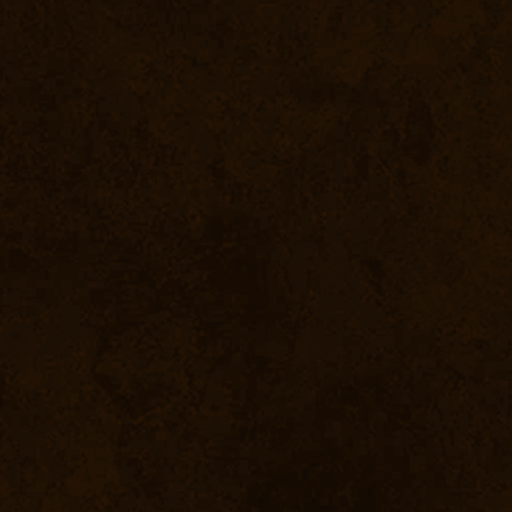
#> input picture art/drawn/chart/backdrop.png, 1024 x 1024 px, given in place of openmap.jpg, which was not available (shown at 1/2 size)
$ python lint.py
#> lines starting #> are read from the running program, lines starting #| are printed output that depends on the picture; after the words box and inside, x2 and y2 are one past the last pixel; in counts of white or black regions, pixels touching at a corner belong together
### tools/icon/build.py
"""OpenMap's icon, from art/icon/openmap.jpg, as the game reads it (128x128, 32-bit, uncompressed TGA):
- OpenMap/Media/Textures/OpenMapIcon.tga: the whole square picture (the AddOns list, the map's menu)
- OpenMap/Media/Textures/OpenMapIconRound.tga: cut to the compass's ring, round, the rest clear
  (the minimap button, the map window's round portrait)
usage: python -P -E tools/icon/build.py   (Pillow needs -E here, not -I)"""
from pathlib import Path

from PIL import Image, ImageDraw

ROOT = Path(__file__).resolve().parents[2]
SRC = ROOT / "art" / "icon" / "openmap.jpg"
OUT = ROOT / "OpenMap" / "Media" / "Textures"
SIZE = 128
# the ring's outer edge in the 1024 px picture: centred on the needle's hub, 355 px out (openmap.world crops its round icon the same)
RING_X, RING_Y, RING_R = 512, 514, 355

src = Image.open(SRC).convert("RGB")
src.resize((SIZE, SIZE), Image.LANCZOS).convert("RGBA").save(OUT / "OpenMapIcon.tga", compression=None)
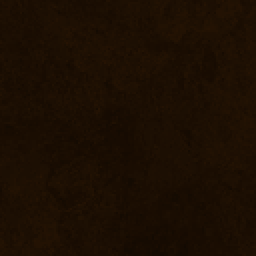
#> saved as OpenMapIcon.tga: PIL image 128x128 RGBA (shown 2 times larger); mean R, G, B, A 27.7, 14.4, 2.6, 255

ring = src.crop((RING_X - RING_R, RING_Y - RING_R, RING_X + RING_R, RING_Y + RING_R))
ring = ring.resize((SIZE, SIZE), Image.LANCZOS).convert("RGBA")
#> ring: PIL image 128x128 RGBA
mask = Image.new("L", (SIZE * 4, SIZE * 4), 0)   # drawn large and shrunk, for a smooth edge
#> mask: PIL image 512x512 L; every value is 0
ImageDraw.Draw(mask).ellipse((0, 0, SIZE * 4 - 1, SIZE * 4 - 1), fill=255)
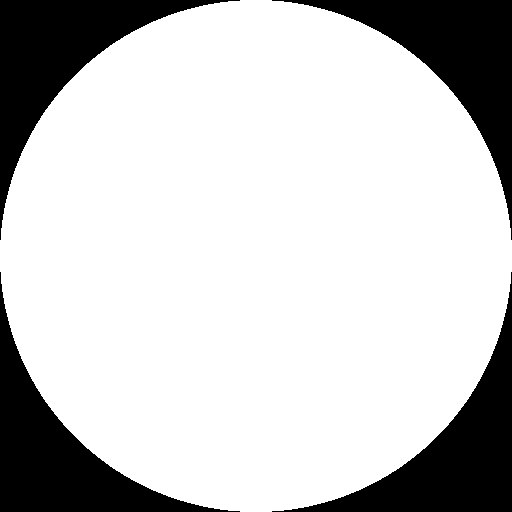
#> mask: PIL image 512x512 L; 78.5% white; 4 black regions, box (x1, y1, x2, y2) and area: (0, 0, 240, 240) 14089, (272, 0, 512, 240) 14089, (0, 272, 240, 512) 14089, (272, 272, 512, 512) 14089
ring.putalpha(mask.resize((SIZE, SIZE), Image.LANCZOS))
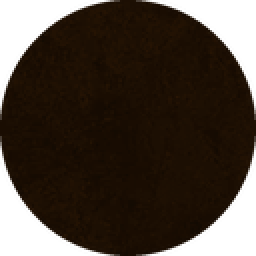
#> ring: PIL image 128x128 RGBA (shown 2 times larger); mean R, G, B, A 27.3, 14.2, 2.5, 200.2; transparent parts drawn white
ring.save(OUT / "OpenMapIconRound.tga", compression=None)
print("wrote OpenMapIcon.tga, OpenMapIconRound.tga")

### tools/offline-test/lint.py
"""Static checks the offline run can't do: a local function called before the
line that defines it (and with no forward `local name` above the call), and a
file-level local (a table, a value) used above the line that declares it.

The stub answers any unknown global with a callable placeholder, so in the
offline run such a call silently "works"; in game the name is a nil global and
the call errors (e.g. a module's OnEnable failing at login).

    python tools/offline-test/lint.py        (exit code 1 when anything is found)
"""
import glob
import os
import re
import sys

ROOT = os.path.join(os.path.dirname(os.path.abspath(__file__)), "..", "..", "OpenMap")

NAME = r"[A-Za-z_][A-Za-z0-9_]*"


# [96 lines left out: functions strip, check, check_values, check_escapes, check_truncation, not called in this run]


# Blizzard's API functions the addon calls by bare name. A call to any other capitalised
# name must be defined in its file: one that isn't (a function deleted or never written)
# is a nil global in game, which the offline stub hides. Using a new API: add it here.
WOW_API = {
    "CreateFrame", "CreateFromMixins", "CreateVector2D", "Clamp", "HideUIPanel", "ShowUIPanel",
    "LibStub", "GetTime", "GetCursorPosition", "InCombatLockdown", "IsControlKeyDown", "IsShiftKeyDown", "IsAltKeyDown",
    "GameTooltip_Hide", "SetOverrideBindingClick", "ClearOverrideBindings",
    "StaticPopup_Show", "StaticPopup_Hide", "UnitClass", "UnitExists", "UnitIsUnit", "UnitFactionGroup", "UnitOnTaxi",
    "IsInGroup", "IsInRaid", "GetNumRoutes", "NumTaxiNodes", "TaxiNodeGetType", "TaxiNodeName",
    "GetAddOnMemoryUsage", "UpdateAddOnMemoryUsage", "UnitLevel", "GetQuestDifficultyColor", "GetSpellInfo", "GetNumSkillLines", "GetSkillLineInfo", "GetCVar", "GetCVarBool",
    "debugprofilestop", "GetFramerate", "IsAddOnLoaded", "GetUnitSpeed", "IsPlayerMoving", "IsMouselooking", "IsModifiedClick", "GetPhysicalScreenSize", "IsMouseButtonDown",
    "IsInGuild", "UnitIsPlayer", "GetUnitName", "UnitName", "Ambiguate", "ToggleWorldMap",
    "UnitRace", "GetLocale", "PlaySound", "IsInInstance", "GetInstanceInfo",
    "GetNormalizedRealmName", "GetRealmName", "GetNumGuildMembers", "GetGuildRosterInfo", "BNGetNumFriends", "GetAchievementInfo",
    "GetFileIDFromPath",
}


# [18 lines left out: function check_calls, not called in this run]


# OpenMap's shared helpers are locals each file declares (`local Safe = ns.Safe`);
# used without that line they are nil globals in game (the stub hides it)
SHARED = ["Safe", "Look", "Fader", "Movers", "Glow", "Alerts"]


# [23 lines left out: functions check_shared, check_untranslated, not called in this run]


problems = []
for path in sorted(glob.glob(os.path.join(ROOT, "*.lua")) + glob.glob(os.path.join(ROOT, "Map", "*.lua"))):
    problems += check_untranslated(path)
    problems += check(path)
    problems += check_values(path)
    problems += check_escapes(path)
    problems += check_calls(path)
    problems += check_truncation(path)
    problems += check_shared(path)
# the "What's new" window's notes (Data/<client>/Changelog.lua) are made from each client's changelog
# (CHANGELOG.md, CHANGELOG-retail.md): they must agree, or a release ships last version's notes
sys.path.insert(0, os.path.join(ROOT, "..", "tools", "changelog"))
import build as changelog
#> (the run stopped early here; a loop or call above may not have finished)
